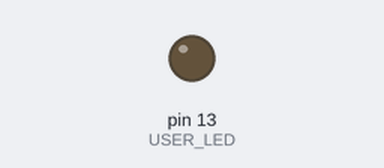
Simulated run of this sketch. Board: Arduino Uno, built with avr-gcc and run on an emulated ATmega328P. Parts: output pins drawn as LEDs (lit = HIGH). Dashed ring = blinking.

Above: at 1.0 s.
At 2.5 s:
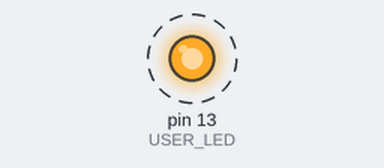
Timing chart, 0 to 4.6 s (numbered marks = the images above):
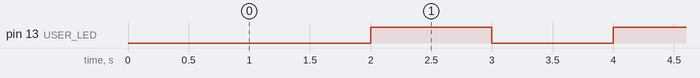

Measured:
- by itself, pin 13 (USER_LED): alternates HIGH for 1.0 s and LOW for 1.0 s

The sketch:

20240913TimerOsillateCallback.ino
```cpp
#include <Timer.h>
#define USER_LED	13
Timer t;

void flip(void) {
  static int ledState = LOW;
  digitalWrite(USER_LED, ledState );
  ledState = !ledState;
}

void setup() {
  pinMode(USER_LED, OUTPUT);
  t.every(1000, flip);
}

void loop() {
  t.update();
}
```
